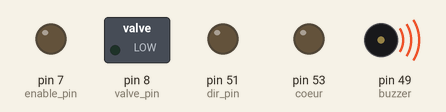
Simulated run of this sketch. Board: Arduino Mega 2560, built with avr-gcc and run on an emulated ATmega2560. On the bench: switched loads named in the sketch (green lamp = pin HIGH), output pins drawn as LEDs (lit = HIGH), buzzer (waves = sounding, pin HIGH).

Above: at 0.1 s.
Timing chart, 0 to 1.6 s (numbered marks = the images above):
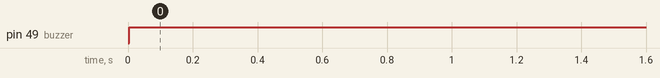

Measured:
- by itself, pin 49 (buzzer): LOW → HIGH at 0.00 s

The sketch:

AutoConst_Rabbit2.ino
```cpp
boolean readFromSerial; //Booléen pour autoriser la lecture des données depuis Serial

//Pour la séquence d'inspiration
boolean inspi = 0; //Détermine si le lapin doit inspirer ou pas
double fan_voltage = 0; //Tension à fournir au ventilateur

//Fréquences obtenues par la génération de données
double frequence_cardiaque;
double frequence_respiratoire;
double frequence_diurese;

//Traduction des fréquences en périodes utilisables ici
double periodeBattements; // = 150 tic * 4ms par tick / 1000 = 0.6 secondes
double periodeRespi;
double periodeDiurese;

int dureeBattement = 10;

//Lecture depuis Serial
boolean choixFrequence;
char ser;
String frequence_cardiaque_lue;
String frequence_respi_lue;
String frequence_diurese_lue;

double pourcentage;


//Pour liaison série
const int len = 60;
char my_str[len];
char pos;

int incomingbyte = 0;


//Pour automate arduino
int enable_pin = 7; //Pin d'activation du compresseur
int dir_pin = 51;   //Pin de direction du compresseur
int valve_pin = 8;  //Pin de commande de l'électrovanne
int coeur = 53;     //Pin de commande du moteur haptique
int buzzer = 49;   //Pin de commande du buzzer

void setup() {
  Serial.begin(2000000);
  //Serial.println("Ready");

  pinMode(enable_pin, OUTPUT);
  pinMode(dir_pin, OUTPUT);
  pinMode(valve_pin, OUTPUT);
  pinMode(coeur, OUTPUT);
  pinMode(buzzer,OUTPUT);

  digitalWrite(dir_pin,LOW); //on impose la direction à 0 (pas de changement de direction ici)

//Interruption
  cli(); // Désactive l'interruption globale
  bitClear (TCCR2A, WGM20); // WGM20 = 0
  bitClear (TCCR2A, WGM21); // WGM21 = 0
  TCCR2B = 0b00000110; // Clock / 256 soit 16 micro-s et WGM22 = 0
  TIMSK2 = 0b00000001; // Interruption locale autorisée par TOIE2
  sei(); // Active l'interruption globale

  readFromSerial = 0; //Ne passe à 1 que lors de l'interruption
}

int varCompteur = 0; // La variable compteur pour l'interruption
int varCompteurEntreBattements = 0; //Interruption pour contrôler le moteur haptique
int varCompteurRespi = 0; //Interruption pour contrôler la respiratio
int varCompteurDiurese = 0;

// Routine d'interruption
ISR(TIMER2_OVF_vect)
{
  TCNT2 = 256 - 248; // 250 x 16 µS = 4 ms

  if (varCompteurEntreBattements++ == int(periodeBattements - dureeBattement) )
  {
    digitalWrite(coeur,HIGH); // Coeur on
  }
  if (varCompteurEntreBattements > periodeBattements )
  {
    varCompteurEntreBattements = 0;
    digitalWrite(coeur,LOW); // Coeur off
  }

    if (varCompteurDiurese++ == int(periodeDiurese - dureeBattement) )
  {
    analogWrite(buzzer,155);
  }
  if (varCompteurDiurese > periodeDiurese )
  {
    varCompteurDiurese = 0;
    digitalWrite(buzzer,HIGH);
  }

  if (varCompteurRespi++ == int(periodeRespi/2))
  {
    analogWrite(enable_pin,LOW); //Expiration
    analogWrite(valve_pin,HIGH); //On ouvre l'électrovanne pour laisser échapper l'air
    inspi = 0; //On termine la séquence d'inspiration
    fan_voltage = 0;

  }
  if (varCompteurRespi > periodeRespi)
  {
    inspi = 1; //On déclenche la séquence d'inspiration
    analogWrite(valve_pin,LOW); //On ferme l'électrovanne pour gonfler le poumon
    varCompteurRespi = 0;
  }

  if ((inspi == 1) && (fan_voltage < 255))
  {
    fan_voltage += 255.0/((1.0/3)*(periodeRespi/2)); //Calcul de la quantité à incrémenter la tension toutes les 4 ms pour obtenir un gonflement doux
    analogWrite(enable_pin,fan_voltage);
  }
}

void loop() {
  choixFrequence = 0;
  frequence_cardiaque_lue = "";
  frequence_respi_lue = "";
  frequence_diurese_lue = "";
  int tempo = 0;
  if (Serial.available() > 0){
    do{
      ser = Serial.read();
      //Serial.write("recu1");
      if (ser=='c'){choixFrequence = 1;}
      else if (ser != -1){
        if (choixFrequence == 0){
          frequence_cardiaque_lue += ser;
        }
      if (ser=='r'){choixFrequence = 2;}
      else if (choixFrequence == 1){
        frequence_respi_lue += ser;
        }
        else if(ser != 'f'){
          frequence_diurese_lue += ser;
          //Serial.write("diurèse");
        }
      }
    }while (ser != 'f');
    //Serial.write("recu2");
  }
  if (frequence_cardiaque_lue != ""){
    frequence_cardiaque = frequence_cardiaque_lue.toDouble();
    tempo = tempo + 1;
    Serial.write("a");
    if (tempo > 5){
      Serial.print("b");
      tempo = 0;
      frequence_respiratoire = frequence_respi_lue.toDouble();
    }
    frequence_diurese = frequence_diurese_lue.toDouble();
    periodeBattements = (60*1000.0)/(4*frequence_cardiaque);
    periodeRespi = (60*1000.0)/(4*frequence_respiratoire);
    periodeDiurese = (60*1000.0)/(4*frequence_diurese);
  }
}
```
